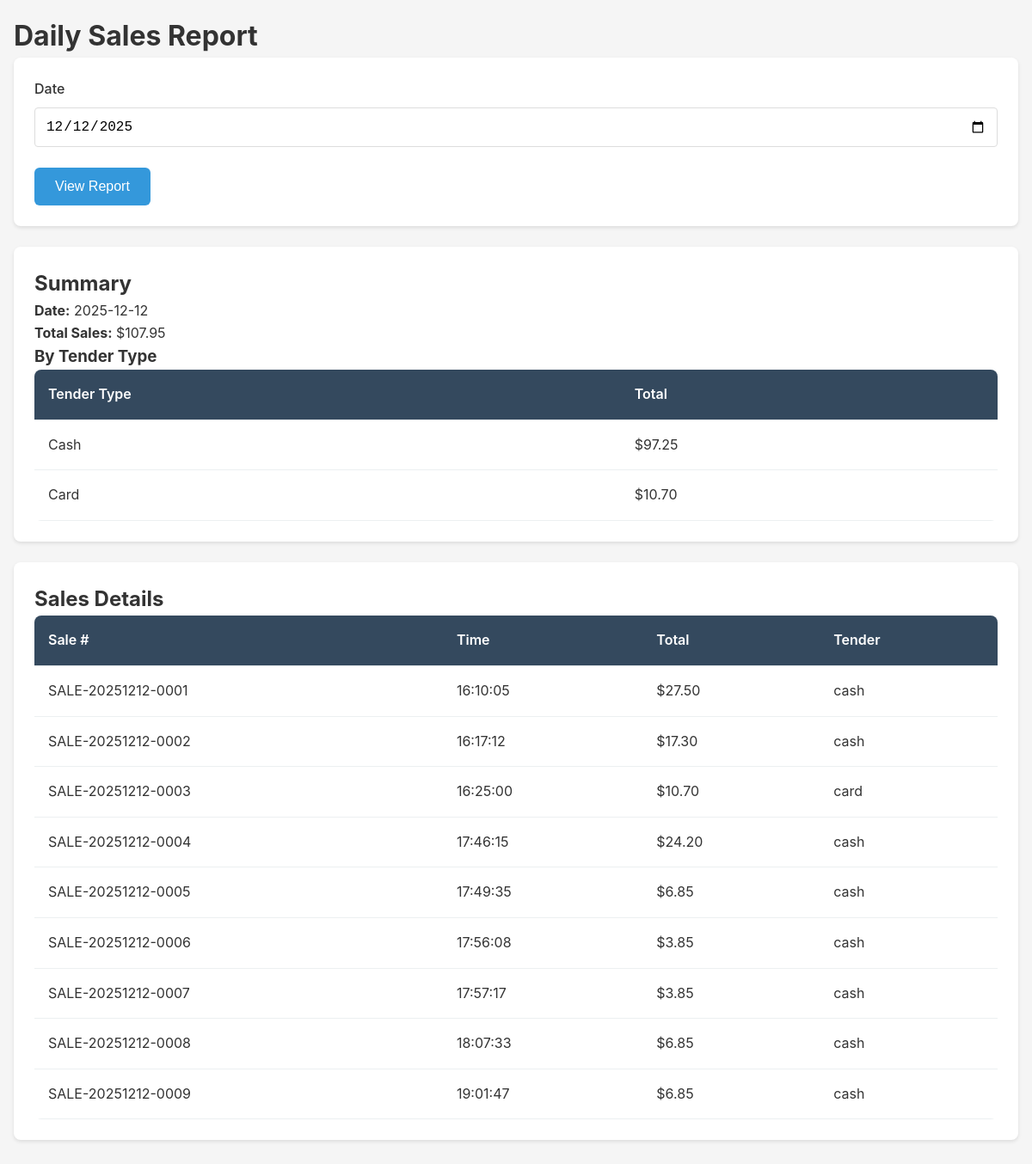
Screenshot of /reports/daily-sales (signed in) with the database file from the repository.
### app/models/sale.py (models this page shows)
class Sale(Base):
    __tablename__ = "sales"
    id = Column(Integer, primary_key=True, index=True)
    sale_number = Column(String(50), unique=True, nullable=False, index=True)
    datetime = Column(DateTime(timezone=True), server_default=func.now(), nullable=False)
    cashier_id = Column(Integer, ForeignKey("users.id"), nullable=False)
    shift_id = Column(Integer, ForeignKey("shifts.id"), nullable=True)
    customer_id = Column(Integer, ForeignKey("customers.id"), nullable=True)
    subtotal = Column(Numeric(10, 2), nullable=False)
    tax_amount = Column(Numeric(10, 2), default=0)
    discount_amount = Column(Numeric(10, 2), default=0)
    total = Column(Numeric(10, 2), nullable=False)
    tender_type = Column(SQLEnum(TenderType), nullable=False)
    status = Column(SQLEnum(SaleStatus), default=SaleStatus.COMPLETED)
    notes = Column(String(500))
    cashier = relationship("User", back_populates="sales")
    shift = relationship("Shift", back_populates="sales")
    customer = relationship("Customer", back_populates="sales")
    sale_lines = relationship("SaleLine", back_populates="sale", cascade="all, delete-orphan")
    returns = relationship("Return", back_populates="original_sale")

### app/routers/reports.py (the view)
@router.get("/reports/daily-sales", response_class=HTMLResponse)
async def daily_sales_report(
    request: Request,
    report_date: str = Query(None),
    user_data: dict = Depends(require_auth),
    db: Session = Depends(get_db)
):
    if report_date:
        target_date = datetime.strptime(report_date, "%Y-%m-%d").date()
    else:
        target_date = date.today()
    start_datetime = datetime.combine(target_date, datetime.min.time())
    end_datetime = datetime.combine(target_date, datetime.max.time())
    sales = db.query(Sale).filter(
        Sale.datetime >= start_datetime,
        Sale.datetime <= end_datetime,
        Sale.status != "voided"
    ).all()
    tender_totals = {}
    for sale in sales:
        tender = sale.tender_type.value
        if tender not in tender_totals:
            tender_totals[tender] = Decimal('0')
        tender_totals[tender] += sale.total
    total_sales = sum(sale.total for sale in sales)
    return templates.TemplateResponse(
        "reports/daily_sales.html",
        {
            "request": request,
            "sales": sales,
            "tender_totals": tender_totals,
            "total_sales": total_sales,
            "report_date": target_date
        }
    )

### app/templates/reports/daily_sales.html (shortened to what this page needs)
{% extends "base.html" %}
{% block content %}
<h1>Daily Sales Report</h1>
<div class="card">
    <form method="get" action="/reports/daily-sales">
        <div class="form-group">
            <label>Date</label>
            <input type="date" name="report_date" value="{{ report_date.strftime('%Y-%m-%d') }}">
        </div>
        <button type="submit" class="btn btn-primary">View Report</button>
    </form>
</div>
<div class="card">
    <h2>Summary</h2>
    <p><strong>Date:</strong> {{ report_date.strftime('%Y-%m-%d') }}</p>
    <p><strong>Total Sales:</strong> ${{ "%.2f"|format(total_sales) }}</p>
    <h3>By Tender Type</h3>
    <table class="table">
        <thead>
            <tr>
                <th>Tender Type</th>
                <th>Total</th>
            </tr>
        </thead>
        <tbody>
            {% for tender, total in tender_totals.items() %}
            <tr>
                <td>{{ tender|title }}</td>
                <td>${{ "%.2f"|format(total) }}</td>
            </tr>
            {% endfor %}
        </tbody>
    </table>
</div>
<div class="card">
    <h2>Sales Details</h2>
    <table class="table">
        <thead>
            <tr>
                <th>Sale #</th>
                <th>Time</th>
                <th>Total</th>
                <th>Tender</th>
            </tr>
        </thead>
        <tbody>
            {% for sale in sales %}
            <tr>
                <td>{{ sale.sale_number }}</td>
                <td>{{ sale.datetime.strftime('%H:%M:%S') }}</td>
                <td>${{ "%.2f"|format(sale.total) }}</td>
                <td>{{ sale.tender_type.value }}</td>
            </tr>
            {% endfor %}
        </tbody>
    </table>
</div>
{% endblock %}

### app/static/css/style.css (style rules this page uses)
* { margin: 0; padding: 0; box-sizing: border-box; }
body { font-family: -apple-system, BlinkMacSystemFont, 'Segoe UI', Roboto, Oxygen, Ubuntu, Cantarell, sans-serif; font-size: 16px; line-height: 1.6; color: #333; background-color: #f5f5f5; }
.btn { display: inline-block; padding: 0.75rem 1.5rem; font-size: 1rem; border: none; border-radius: 6px; cursor: pointer; text-decoration: none; text-align: center; transition: all 0.2s; min-height: 44px; min-width: 44px; }
.btn-primary { background-color: #3498db; color: white; }
.form-group { margin-bottom: 1.5rem; }
.form-group label { display: block; margin-bottom: 0.5rem; font-weight: 500; }
.form-group input, .form-group select, .form-group textarea { width: 100%; padding: 0.75rem; font-size: 1rem; border: 1px solid #ddd; border-radius: 4px; min-height: 44px; }
.card { background: white; border-radius: 8px; padding: 1.5rem; margin-bottom: 1.5rem; box-shadow: 0 2px 4px rgba(0,0,0,0.1); }
.table { width: 100%; border-collapse: collapse; background: white; border-radius: 8px; overflow: hidden; }
.table th, .table td { padding: 1rem; text-align: left; border-bottom: 1px solid #ecf0f1; }
.table th { background-color: #34495e; color: white; font-weight: 600; }

### rows the page displays
Sale: tender_type "Card", total "10.70", sale_number "SALE-20251212-0003", datetime "16:25:00", tender_type.value "card"
Sale: sale_number "SALE-20251212-0001", datetime "16:10:05", total "27.50", tender_type.value "cash"
Sale: sale_number "SALE-20251212-0002", datetime "16:17:12", total "17.30", tender_type.value "cash"
Sale: sale_number "SALE-20251212-0004", datetime "17:46:15", total "24.20", tender_type.value "cash"
Sale: sale_number "SALE-20251212-0005", datetime "17:49:35", total "6.85", tender_type.value "cash"
Sale: sale_number "SALE-20251212-0006", datetime "17:56:08", total "3.85", tender_type.value "cash"
Sale: sale_number "SALE-20251212-0007", datetime "17:57:17", total "3.85", tender_type.value "cash"
Sale: sale_number "SALE-20251212-0008", datetime "18:07:33", total "6.85", tender_type.value "cash"
Sale: sale_number "SALE-20251212-0009", datetime "19:01:47", total "6.85", tender_type.value "cash"

### other values shown
{{ report_date.strftime('%Y-%m-%d') }} "2025-12-12"
{{ "%.2f"|format(total_sales) }} "107.95"
{{ tender|title }} "Cash"
{{ "%.2f"|format(total) }} "97.25"
